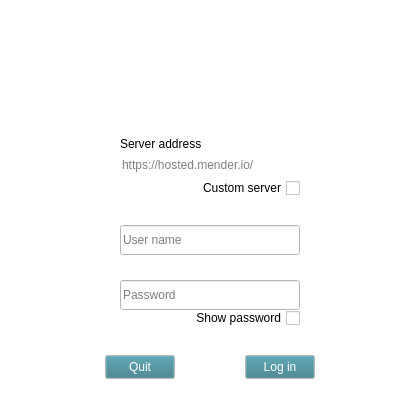
<?xml version="1.0" encoding="UTF-8"?>
<ui version="4.0">
 <class>MainWindow</class>
 <widget class="QMainWindow" name="MainWindow">
  <property name="geometry">
   <rect>
    <x>0</x>
    <y>0</y>
    <width>420</width>
    <height>420</height>
   </rect>
  </property>
  <property name="sizePolicy">
   <sizepolicy hsizetype="Fixed" vsizetype="Fixed">
    <horstretch>0</horstretch>
    <verstretch>0</verstretch>
   </sizepolicy>
  </property>
  <property name="palette">
   <palette>
    <active>
     <colorrole role="Button">
      <brush brushstyle="SolidPattern">
       <color alpha="255">
        <red>52</red>
        <green>122</green>
        <blue>135</blue>
       </color>
      </brush>
     </colorrole>
     <colorrole role="Base">
      <brush brushstyle="SolidPattern">
       <color alpha="255">
        <red>255</red>
        <green>255</green>
        <blue>255</blue>
       </color>
      </brush>
     </colorrole>
     <colorrole role="Window">
      <brush brushstyle="SolidPattern">
       <color alpha="255">
        <red>255</red>
        <green>255</green>
        <blue>255</blue>
       </color>
      </brush>
     </colorrole>
    </active>
    <inactive>
     <colorrole role="Button">
      <brush brushstyle="SolidPattern">
       <color alpha="255">
        <red>52</red>
        <green>122</green>
        <blue>135</blue>
       </color>
      </brush>
     </colorrole>
     <colorrole role="Base">
      <brush brushstyle="SolidPattern">
       <color alpha="255">
        <red>255</red>
        <green>255</green>
        <blue>255</blue>
       </color>
      </brush>
     </colorrole>
     <colorrole role="Window">
      <brush brushstyle="SolidPattern">
       <color alpha="255">
        <red>255</red>
        <green>255</green>
        <blue>255</blue>
       </color>
      </brush>
     </colorrole>
    </inactive>
    <disabled>
     <colorrole role="Button">
      <brush brushstyle="SolidPattern">
       <color alpha="255">
        <red>52</red>
        <green>122</green>
        <blue>135</blue>
       </color>
      </brush>
     </colorrole>
     <colorrole role="Base">
      <brush brushstyle="SolidPattern">
       <color alpha="255">
        <red>255</red>
        <green>255</green>
        <blue>255</blue>
       </color>
      </brush>
     </colorrole>
     <colorrole role="Window">
      <brush brushstyle="SolidPattern">
       <color alpha="255">
        <red>255</red>
        <green>255</green>
        <blue>255</blue>
       </color>
      </brush>
     </colorrole>
    </disabled>
   </palette>
  </property>
  <property name="windowTitle">
   <string>Mender User Log In</string>
  </property>
  <widget class="QWidget" name="centralwidget">
   <widget class="QLabel" name="label">
    <property name="geometry">
     <rect>
      <x>100</x>
      <y>40</y>
      <width>220</width>
      <height>72</height>
     </rect>
    </property>
    <property name="text">
     <string/>
    </property>
    <property name="pixmap">
     <pixmap>mender_logo.png</pixmap>
    </property>
   </widget>
   <widget class="QLineEdit" name="usr">
    <property name="geometry">
     <rect>
      <x>120</x>
      <y>225</y>
      <width>180</width>
      <height>30</height>
     </rect>
    </property>
    <property name="sizePolicy">
     <sizepolicy hsizetype="Fixed" vsizetype="Fixed">
      <horstretch>0</horstretch>
      <verstretch>0</verstretch>
     </sizepolicy>
    </property>
    <property name="statusTip">
     <string/>
    </property>
    <property name="accessibleName">
     <string/>
    </property>
    <property name="inputMask">
     <string/>
    </property>
    <property name="maxLength">
     <number>128</number>
    </property>
    <property name="placeholderText">
     <string>User name</string>
    </property>
   </widget>
   <widget class="QLineEdit" name="pwd">
    <property name="geometry">
     <rect>
      <x>120</x>
      <y>280</y>
      <width>180</width>
      <height>30</height>
     </rect>
    </property>
    <property name="statusTip">
     <string/>
    </property>
    <property name="accessibleName">
     <string/>
    </property>
    <property name="inputMethodHints">
     <set>Qt::ImhHiddenText|Qt::ImhNoAutoUppercase|Qt::ImhNoPredictiveText|Qt::ImhSensitiveData</set>
    </property>
    <property name="maxLength">
     <number>256</number>
    </property>
    <property name="frame">
     <bool>true</bool>
    </property>
    <property name="echoMode">
     <enum>QLineEdit::Password</enum>
    </property>
    <property name="placeholderText">
     <string>Password</string>
    </property>
   </widget>
   <widget class="QPushButton" name="logInBtn">
    <property name="geometry">
     <rect>
      <x>245</x>
      <y>355</y>
      <width>70</width>
      <height>24</height>
     </rect>
    </property>
    <property name="palette">
     <palette>
      <active>
       <colorrole role="ButtonText">
        <brush brushstyle="SolidPattern">
         <color alpha="255">
          <red>255</red>
          <green>255</green>
          <blue>255</blue>
         </color>
        </brush>
       </colorrole>
      </active>
      <inactive>
       <colorrole role="ButtonText">
        <brush brushstyle="SolidPattern">
         <color alpha="255">
          <red>255</red>
          <green>255</green>
          <blue>255</blue>
         </color>
        </brush>
       </colorrole>
      </inactive>
      <disabled>
       <colorrole role="ButtonText">
        <brush brushstyle="SolidPattern">
         <color alpha="255">
          <red>190</red>
          <green>190</green>
          <blue>190</blue>
         </color>
        </brush>
       </colorrole>
      </disabled>
     </palette>
    </property>
    <property name="text">
     <string>Log in</string>
    </property>
   </widget>
   <widget class="QPushButton" name="quitBtn">
    <property name="geometry">
     <rect>
      <x>105</x>
      <y>355</y>
      <width>70</width>
      <height>24</height>
     </rect>
    </property>
    <property name="palette">
     <palette>
      <active>
       <colorrole role="ButtonText">
        <brush brushstyle="SolidPattern">
         <color alpha="255">
          <red>255</red>
          <green>255</green>
          <blue>255</blue>
         </color>
        </brush>
       </colorrole>
      </active>
      <inactive>
       <colorrole role="ButtonText">
        <brush brushstyle="SolidPattern">
         <color alpha="255">
          <red>255</red>
          <green>255</green>
          <blue>255</blue>
         </color>
        </brush>
       </colorrole>
      </inactive>
      <disabled>
       <colorrole role="ButtonText">
        <brush brushstyle="SolidPattern">
         <color alpha="255">
          <red>190</red>
          <green>190</green>
          <blue>190</blue>
         </color>
        </brush>
       </colorrole>
      </disabled>
     </palette>
    </property>
    <property name="text">
     <string>Quit</string>
    </property>
    <property name="checkable">
     <bool>false</bool>
    </property>
    <property name="checked">
     <bool>false</bool>
    </property>
    <property name="autoRepeat">
     <bool>false</bool>
    </property>
    <property name="default">
     <bool>false</bool>
    </property>
    <property name="flat">
     <bool>false</bool>
    </property>
   </widget>
   <widget class="QLineEdit" name="server_addr">
    <property name="enabled">
     <bool>true</bool>
    </property>
    <property name="geometry">
     <rect>
      <x>120</x>
      <y>150</y>
      <width>180</width>
      <height>30</height>
     </rect>
    </property>
    <property name="sizePolicy">
     <sizepolicy hsizetype="Fixed" vsizetype="Fixed">
      <horstretch>0</horstretch>
      <verstretch>0</verstretch>
     </sizepolicy>
    </property>
    <property name="statusTip">
     <string/>
    </property>
    <property name="accessibleName">
     <string/>
    </property>
    <property name="inputMask">
     <string/>
    </property>
    <property name="maxLength">
     <number>256</number>
    </property>
    <property name="frame">
     <bool>false</bool>
    </property>
    <property name="readOnly">
     <bool>true</bool>
    </property>
    <property name="placeholderText">
     <string>https://hosted.mender.io/</string>
    </property>
    <property name="clearButtonEnabled">
     <bool>false</bool>
    </property>
   </widget>
   <widget class="QLabel" name="domain_label">
    <property name="geometry">
     <rect>
      <x>120</x>
      <y>137</y>
      <width>100</width>
      <height>14</height>
     </rect>
    </property>
    <property name="text">
     <string>Server address</string>
    </property>
   </widget>
   <widget class="QCheckBox" name="serverCheckBox">
    <property name="geometry">
     <rect>
      <x>180</x>
      <y>180</y>
      <width>120</width>
      <height>16</height>
     </rect>
    </property>
    <property name="layoutDirection">
     <enum>Qt::RightToLeft</enum>
    </property>
    <property name="text">
     <string>Custom server</string>
    </property>
   </widget>
   <widget class="QCheckBox" name="showPwd">
    <property name="geometry">
     <rect>
      <x>180</x>
      <y>308</y>
      <width>120</width>
      <height>20</height>
     </rect>
    </property>
    <property name="layoutDirection">
     <enum>Qt::RightToLeft</enum>
    </property>
    <property name="text">
     <string>Show password</string>
    </property>
   </widget>
  </widget>
  <widget class="QMenuBar" name="menubar">
   <property name="geometry">
    <rect>
     <x>0</x>
     <y>0</y>
     <width>420</width>
     <height>19</height>
    </rect>
   </property>
  </widget>
 </widget>
 <resources/>
 <connections/>
</ui>
